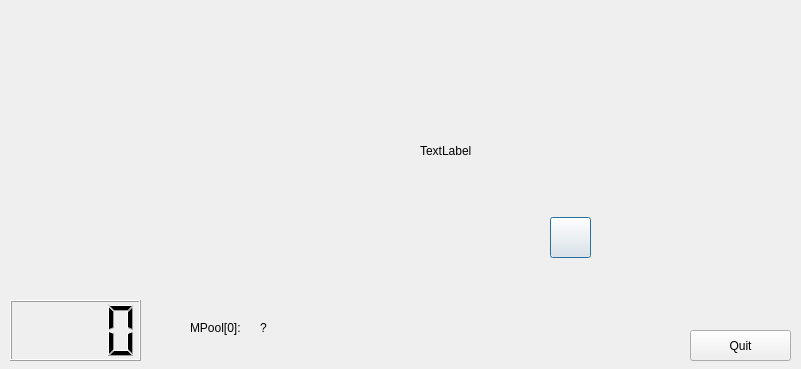
<?xml version="1.0" encoding="UTF-8"?>
<ui version="4.0">
 <class>Gui</class>
 <widget class="QDialog" name="Gui">
  <property name="geometry">
   <rect>
    <x>0</x>
    <y>0</y>
    <width>801</width>
    <height>369</height>
   </rect>
  </property>
  <property name="sizePolicy">
   <sizepolicy hsizetype="Fixed" vsizetype="Fixed">
    <horstretch>0</horstretch>
    <verstretch>0</verstretch>
   </sizepolicy>
  </property>
  <property name="windowTitle">
   <string>&quot;Fly 'n' Shoot&quot; game on EK-LM3S811</string>
  </property>
  <property name="windowIcon">
   <iconset>
    <normaloff>res/qp.ico</normaloff>res/qp.ico</iconset>
  </property>
  <widget class="QLabel" name="m_background">
   <property name="geometry">
    <rect>
     <x>0</x>
     <y>10</y>
     <width>791</width>
     <height>291</height>
    </rect>
   </property>
   <property name="text">
    <string/>
   </property>
   <property name="pixmap">
    <pixmap resource="gui.qrc">:/res/EK-LM3S811.png</pixmap>
   </property>
  </widget>
  <widget class="QPushButton" name="m_button">
   <property name="geometry">
    <rect>
     <x>550</x>
     <y>217</y>
     <width>41</width>
     <height>41</height>
    </rect>
   </property>
   <property name="cursor">
    <cursorShape>PointingHandCursor</cursorShape>
   </property>
   <property name="autoFillBackground">
    <bool>false</bool>
   </property>
   <property name="text">
    <string/>
   </property>
   <property name="icon">
    <iconset resource="gui.qrc">
     <normaloff>:/res/EK-BTN_UP.png</normaloff>:/res/EK-BTN_UP.png</iconset>
   </property>
   <property name="iconSize">
    <size>
     <width>43</width>
     <height>45</height>
    </size>
   </property>
  </widget>
  <widget class="QPushButton" name="m_quit">
   <property name="geometry">
    <rect>
     <x>690</x>
     <y>330</y>
     <width>101</width>
     <height>31</height>
    </rect>
   </property>
   <property name="text">
    <string>Quit</string>
   </property>
  </widget>
  <widget class="QLCDNumber" name="m_score">
   <property name="geometry">
    <rect>
     <x>10</x>
     <y>300</y>
     <width>131</width>
     <height>61</height>
    </rect>
   </property>
   <property name="digitCount">
    <number>4</number>
   </property>
  </widget>
  <widget class="PixelLabel" name="m_display">
   <property name="geometry">
    <rect>
     <x>420</x>
     <y>135</y>
     <width>192</width>
     <height>32</height>
    </rect>
   </property>
   <property name="text">
    <string>TextLabel</string>
   </property>
  </widget>
  <widget class="QLabel" name="m_LED">
   <property name="geometry">
    <rect>
     <x>611</x>
     <y>55</y>
     <width>29</width>
     <height>30</height>
    </rect>
   </property>
   <property name="text">
    <string/>
   </property>
   <property name="pixmap">
    <pixmap>res/LED_OFF.png</pixmap>
   </property>
  </widget>
  <widget class="QLabel" name="label">
   <property name="geometry">
    <rect>
     <x>190</x>
     <y>320</y>
     <width>71</width>
     <height>16</height>
    </rect>
   </property>
   <property name="text">
    <string>MPool[0]:</string>
   </property>
  </widget>
  <widget class="QLabel" name="m_epoolLabel">
   <property name="geometry">
    <rect>
     <x>260</x>
     <y>320</y>
     <width>46</width>
     <height>16</height>
    </rect>
   </property>
   <property name="text">
    <string>?</string>
   </property>
  </widget>
 </widget>
 <customwidgets>
  <customwidget>
   <class>PixelLabel</class>
   <extends>QLabel</extends>
   <header>pixellabel.h</header>
  </customwidget>
 </customwidgets>
 <tabstops>
  <tabstop>m_button</tabstop>
  <tabstop>m_quit</tabstop>
 </tabstops>
 <resources>
  <include location="gui.qrc"/>
 </resources>
 <connections>
  <connection>
   <sender>m_quit</sender>
   <signal>clicked()</signal>
   <receiver>Gui</receiver>
   <slot>onQuit()</slot>
   <hints>
    <hint type="sourcelabel">
     <x>725</x>
     <y>341</y>
    </hint>
    <hint type="destinationlabel">
     <x>571</x>
     <y>315</y>
    </hint>
   </hints>
  </connection>
  <connection>
   <sender>m_button</sender>
   <signal>pressed()</signal>
   <receiver>Gui</receiver>
   <slot>onBtnPressed()</slot>
   <hints>
    <hint type="sourcelabel">
     <x>569</x>
     <y>236</y>
    </hint>
    <hint type="destinationlabel">
     <x>447</x>
     <y>318</y>
    </hint>
   </hints>
  </connection>
  <connection>
   <sender>m_button</sender>
   <signal>released()</signal>
   <receiver>Gui</receiver>
   <slot>onBtnReleased()</slot>
   <hints>
    <hint type="sourcelabel">
     <x>585</x>
     <y>248</y>
    </hint>
    <hint type="destinationlabel">
     <x>343</x>
     <y>335</y>
    </hint>
   </hints>
  </connection>
  <connection>
   <sender>Gui</sender>
   <signal>finished(int)</signal>
   <receiver>Gui</receiver>
   <slot>onQuit()</slot>
   <hints>
    <hint type="sourcelabel">
     <x>196</x>
     <y>356</y>
    </hint>
    <hint type="destinationlabel">
     <x>193</x>
     <y>324</y>
    </hint>
   </hints>
  </connection>
 </connections>
 <slots>
  <slot>onBtnPressed()</slot>
  <slot>onBtnReleased()</slot>
  <slot>onQuit()</slot>
 </slots>
</ui>
